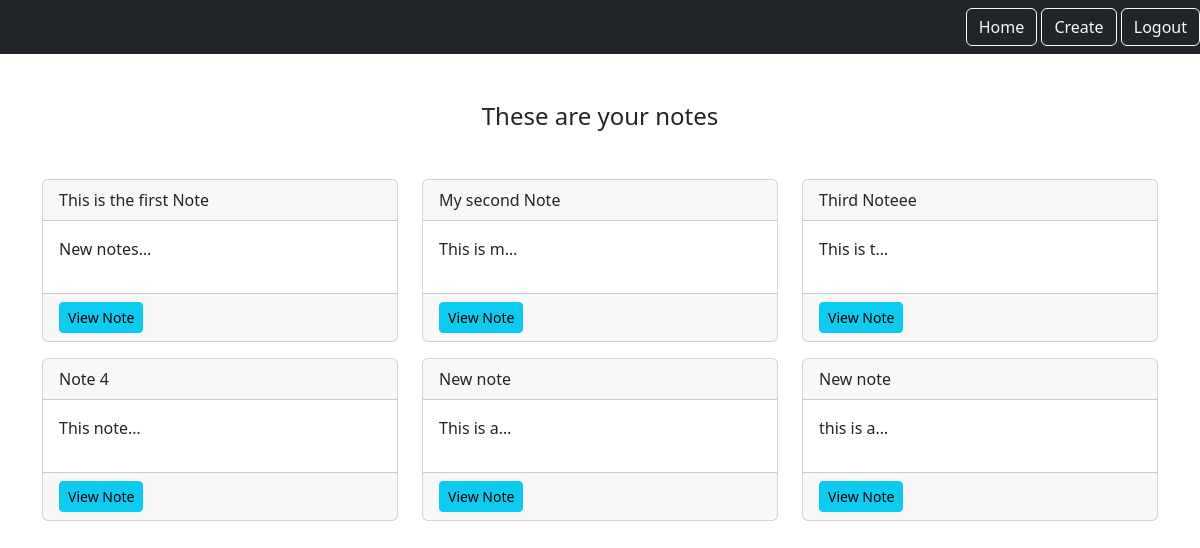
/smart/Notes/ (signed in), run on the app's committed database.
### Notes/models.py (models this page shows)
class notes(models.Model):
    title=models.CharField(max_length=200)
    text=models.TextField()
    created=models.DateTimeField(auto_now_add=True)
    user=models.ForeignKey(User,on_delete=models.CASCADE, related_name='notes')

### Notes/views.py (the view, shortened to what this page needs)
# urls.py: path('Notes/',views.NotesListView.as_view(), name="Notes.list"),
class NotesListView(LoginRequiredMixin,ListView):
    model=notes
    context_object_name="Notes"
    login_url="/login"

### Notes/templates/Notes/Notes_list.html
{% extends 'base.html' %}
{% load static  %}
{% block content %}
<div class="row">
   <div class="col">
      <div class="Notes_list_heading text-center mb-5">
      <h1 class="fs-4"> These are your notes </h1>
      </div>
   </div>
</div>
<div class="row">
   {% for note in Notes %}
   <div class="col-md-4">
      <div class="card mb-3">
         <div class="card-header"> {{note.title}} </div>
         <div class="card-body">
            <p>{{note.text|truncatechars:10}}</p>
         </div>
         <div class="card-footer">
            <a href="{% url 'notes.detail' pk=note.id %}" class="btn btn-info btn-sm">View Note</a>
         </div>
      </div>
   </div>
   {% endfor %}
</div>
{% endblock  %}

### static/templates/base.html (shortened to what this page needs)
{% load static %}
<!DOCTYPE html>
<html lang="en">
<head>
    <link rel="stylesheet" href="https://cdn.jsdelivr.net/npm/bootstrap@5.3.3/dist/css/bootstrap.min.css">
</head>
<body>
    <nav class="navbar navbar-dark bg-dark">
        <div class="ms-auto">
            {% if user.is_authenticated %}
            <a href="{% url 'Notes.list' %}" class="btn btn-outline-light">Home</a>
            <a href="{% url 'notes.new' %}" class="btn btn-outline-light">Create</a>
            <a href="{% url 'logout' %}" class="btn btn-outline-light">Logout</a>
            {% else %}
            <a href="{% url 'login' %}" class="btn btn-outline-light">Login</a>
            <a href="{% url 'register' %}" class="btn btn-outline-light">Signup</a>
            {% endif %}
        </div>
    </nav>
    <div class="container my-5">
        {% block content %}
        {% endblock %}
    </div>
</body>
</html>

### data on the page
notes: title "This is the first Note", text "New notes…"
notes: title "My second Note", text "This is m…"
notes: title "Third Noteee", text "This is t…"
notes: title "Note 4", text "This note…"
notes: title "New note", text "This is a…"
notes: title "New note", text "this is a…"
